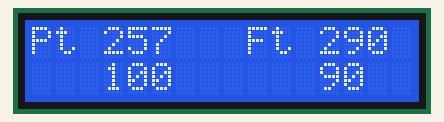
Recording of a sketch running on a simulated Arduino Uno, built with avr-gcc and run on an emulated ATmega328P. Parts: 16×2 character LCD.

Above: at 0.07 s.
At 1.13 s:
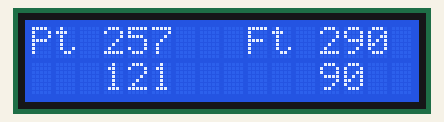
At 2.2 s:
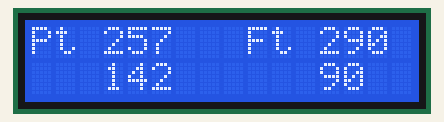
At 4.33 s:
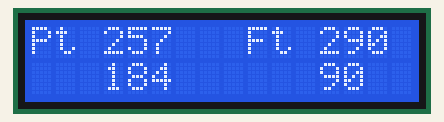
At 6.45 s:
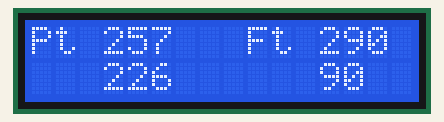
At 8.74 s:
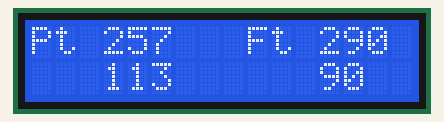

Measured:
- by itself, everything shown: repeats every 8.0 s, in 158 steps

The sketch:

Test.ino
```cpp
/*
  The circuit:
 * LCD RS pin to digital pin 12
 * LCD Enable pin to digital pin 11
 * LCD D4 pin to digital pin 5
 * LCD D5 pin to digital pin 4
 * LCD D6 pin to digital pin 3
 * LCD D7 pin to digital pin 2
 * LCD R/W pin to ground
 * LCD VSS pin to ground
 * LCD VCC pin to 5V
 * 10K resistor:
 * ends to +5V and ground
 * wiper to LCD VO pin (pin 3)

 */

#include <LiquidCrystal.h>

LiquidCrystal lcd(12, 11, 5, 4, 3, 2);

int a=257;
int b=100;
int c=290;
int d=90;

void setup() {
  lcd.begin(16, 2);
}

void loop() {

  lcd.setCursor(0, 0);
  lcd.print("Pt");
  lcd.setCursor(3, 0);
  lcd.print(a);
  lcd.setCursor(9, 0);
  lcd.print("Ft");
  lcd.setCursor(12, 0);
  lcd.print(c);
  lcd.setCursor(12, 1);
  lcd.print(d);
  for  (b=100; b<=257; b++)
   {
      lcd.setCursor(3, 1);
      lcd.print(b);
      delay (50);
   }
  b=100;
}
```
